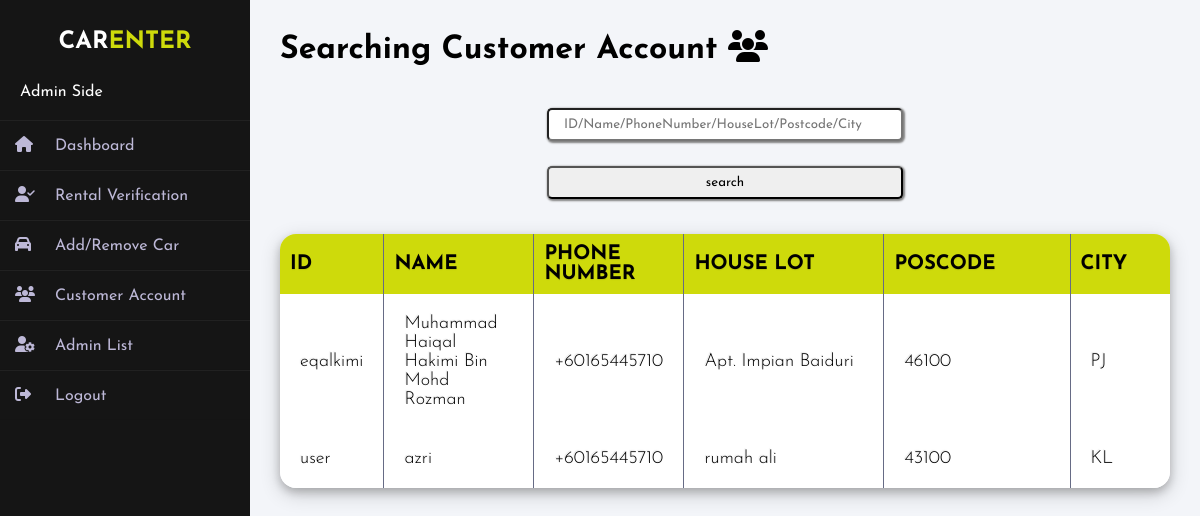
The page /customerlist.php on the database its author committed.
### tables this page shows
CREATE TABLE `customers` (
  `customerID` varchar(100) NOT NULL,
  `customerPass` varchar(100) NOT NULL,
  `customerName` varchar(100) NOT NULL,
  `customerPhoneNumber` varchar(100) NOT NULL,
  `houseLotNum` varchar(100) NOT NULL,
  `postalCode` varchar(10) NOT NULL,
  `city` varchar(100) NOT NULL
);

### customerlist.php (the view, shortened to what this page needs)
<!DOCTYPE html>
<html lang="en">
<head>
</head>
<body>
  <?php
  if(isset($_POST['search']))
  {
    $valueToSearch = $_POST['valueToSearch'];
    $query = "SELECT * FROM `customers` WHERE CONCAT(`customerID`, `customerName`, `customerPhoneNumber`, `houseLotNum`, `postalCode`, `city`) LIKE '%".$valueToSearch."%'";
    $search_result = filterTable($query);
  }
else {
   $query = "SELECT * FROM `customers`";
   $search_result = filterTable($query);
 }
  function filterTable($query)
  {
      $con = mysqli_connect("localhost", "root", "", "car_rental" );
      $filter_Result = mysqli_query($con, $query);
      return $filter_Result;
  }
  ?>
<div class="wrapper">
            <?php
                  include "sidebar.php"
            ?>
            <div class="main_content">
                <div class="container">
                    <div class="title">
                        <h1>Searching Customer Account <i class="fas fa-users"></i></h1><br><br>
                        <form action="customerlist.php" method="post">
                          <center>
                            <input type="text" name="valueToSearch" placeholder="ID/Name/PhoneNumber/HouseLot/Postcode/City"><br>
                            <input type="submit" name="search" value="search"><br>
                        </center>
                    </div>
                    <table>
                        <thead>
                            <th>ID</th>
                            <th>NAME</th>
                            <th>PHONE NUMBER</th>
                            <th>HOUSE LOT</th>
                            <th>POSCODE</th>
                            <th>CITY</th>
                        </thead>
                        <?php while($row = mysqli_fetch_array($search_result)):?>
                        <tbody>
                          <tr>
                            <td><?php echo $row['customerID'];?></td>
                            <td><?php echo $row['customerName'];?></td>
                            <td><?php echo $row['customerPhoneNumber'];?></td>
                            <td><?php echo $row['houseLotNum'];?></td>
                            <td><?php echo $row['postalCode'];?></td>
                            <td><?php echo $row['city'];?></td>
                      </tr>
                        </tbody>
                        <?php endwhile;?>
                    </table>
                </div>
            </div>
        </div>
</body>
</html>

### rows shown on the page
customers: customerID "eqalkimi", customerName "Muhammad Haiqal Hakimi Bin Mohd Rozman", customerPhoneNumber "+60165445710", houseLotNum "Apt. Impian Baiduri", postalCode "46100", city "PJ"
customers: customerID "user", customerName "azri", customerPhoneNumber "+60165445710", houseLotNum "rumah ali", postalCode "43100", city "KL"
